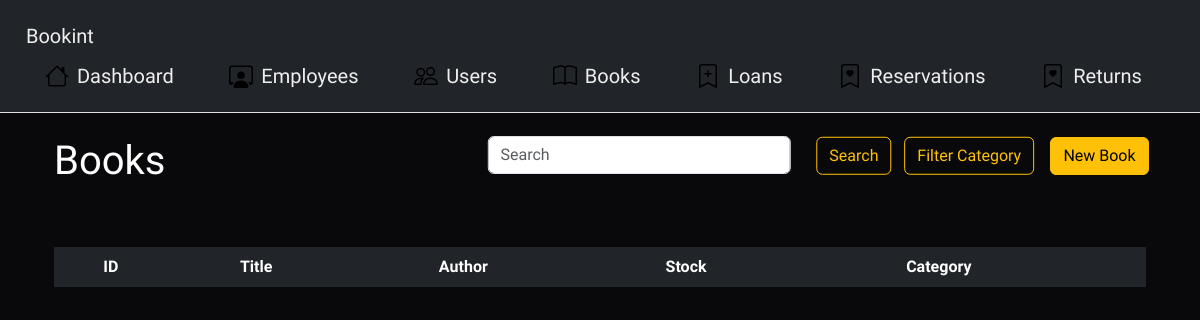
Page /representacion/libros.php on the earlier database version.
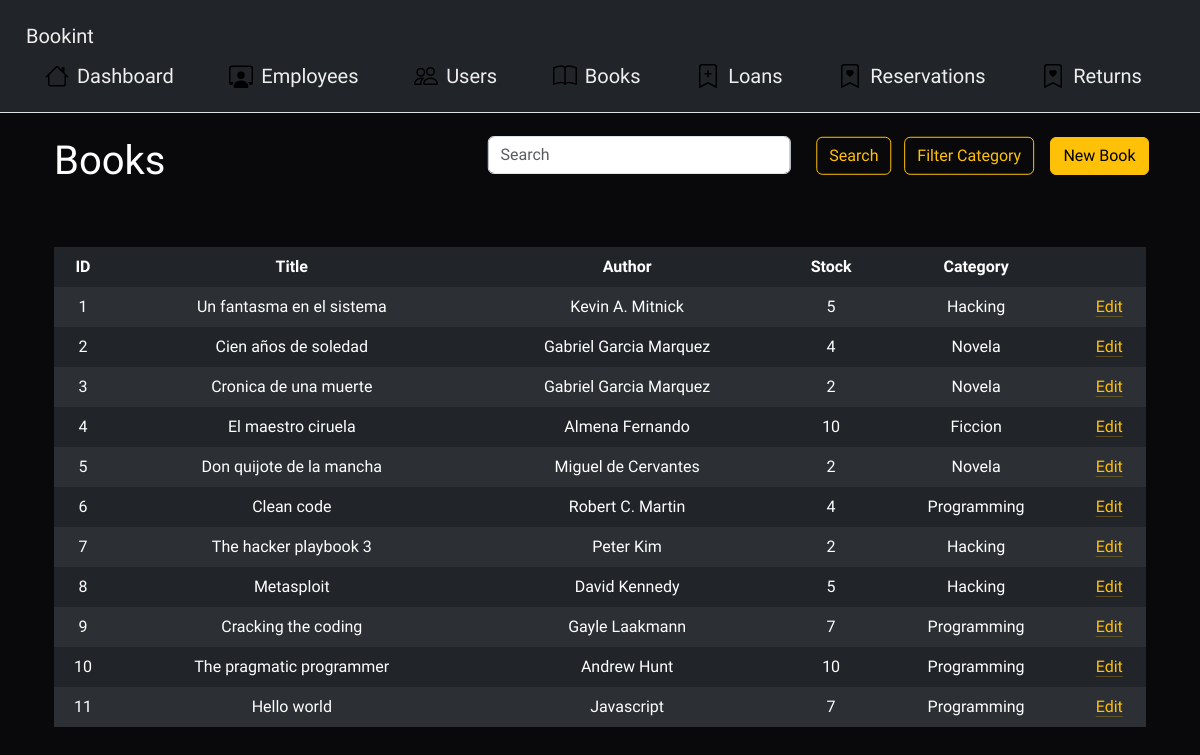
Same page on the later database version.
### tables this page shows
CREATE TABLE `libro` (
  `id_libro` int(11) NOT NULL AUTO_INCREMENT,
  `titulo` varchar(25) DEFAULT NULL,
  `autor` varchar(25) DEFAULT NULL,
  `cantidad` int(11) DEFAULT NULL,
  `categoria` varchar(12) DEFAULT NULL,
  PRIMARY KEY (`id_libro`)
);

### datos/Conexion.php (called while the page is built, shortened)
<?php
class Conexion {
    public $conn;
    public function conexion() {
        try {
            $this->conn = mysqli_connect('localhost', 'codintdev', 'andres2773', 'biblioteca');
        }
        catch (Exception $e) {
            $this->conn->close();
            echo "Error al ingresar a la base de datos! " . $e->getMessage();
        }
    }
}

### logica/Libro.php (the view, shortened to what this page needs)
<?php
require '../datos/Conexion.php';
class Libro extends Conexion {
    public function index() {
        try {
            if (isset($_POST['btnFiltrarCategoria'])) {
                $this->filter();
            }
            else if (isset($_POST['btnBuscarLibro'])) {
                $this->search($_POST['txtBuscarLibro']);
            }
            else {
                $query = "select * from libro order by id_libro asc";
                $resultado = mysqli_query($this->conn, $query);
                while ($row = mysqli_fetch_array($resultado)) {
                    echo "
                    <tr>
                        <td>" . $row['id_libro'] . "</td>
                        <td>" . $row['titulo'] . "</td>
                        <td>" . $row['autor'] . "</td>
                        <td>" . $row['cantidad'] . "</td>
                        <td>" . $row['categoria'] . "</td>
                        <td>
                            <a href='edit_libro.php?id_libro=" . $row['id_libro'] . "' class='link-warning link-offset-2 link-underline-opacity-25 link-underline-opacity-100-hover'>Edit</a>
                        </td>
                    </tr>
                    ";
                }
            }
        }
        catch (Exception $e) {
            $this->conn->close();
            echo "Error al listar los libros de la base de datos! " . $e->getMessage();
        }
    }
}

Differences in the rows shown:
added libro: id_libro "1", titulo "Un fantasma en el sistema", autor "Kevin A. Mitnick", cantidad "5", categoria "Hacking"
added libro: id_libro "2", titulo "Cien años de soledad", autor "Gabriel Garcia Marquez", cantidad "4", categoria "Novela"
added libro: id_libro "3", titulo "Cronica de una muerte", autor "Gabriel Garcia Marquez", cantidad "2", categoria "Novela"
added libro: id_libro "4", titulo "El maestro ciruela", autor "Almena Fernando", cantidad "10", categoria "Ficcion"
added libro: id_libro "5", titulo "Don quijote de la mancha", autor "Miguel de Cervantes", cantidad "2", categoria "Novela"
added libro: id_libro "6", titulo "Clean code", autor "Robert C. Martin", cantidad "4", categoria "Programming"
added libro: id_libro "7", titulo "The hacker playbook 3", autor "Peter Kim", cantidad "2", categoria "Hacking"
added libro: id_libro "8", titulo "Metasploit", autor "David Kennedy", cantidad "5", categoria "Hacking"
added libro: id_libro "9", titulo "Cracking the coding", autor "Gayle Laakmann", cantidad "7", categoria "Programming"
added libro: id_libro "10", titulo "The pragmatic programmer", autor "Andrew Hunt", cantidad "10", categoria "Programming"
added libro: id_libro "11", titulo "Hello world", autor "Javascript", cantidad "7", categoria "Programming"
